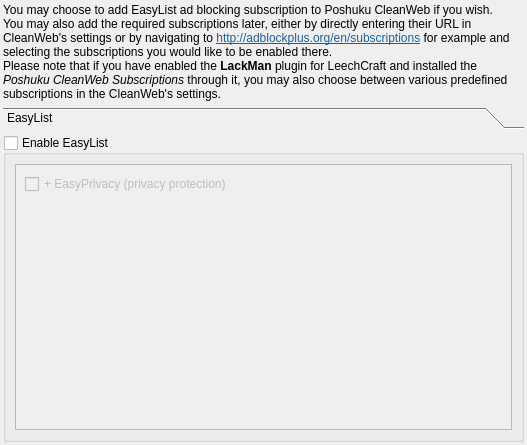
<?xml version="1.0" encoding="UTF-8"?>
<ui version="4.0">
 <class>StartupFirstPageWidget</class>
 <widget class="QWizardPage" name="StartupFirstPageWidget">
  <property name="geometry">
   <rect>
    <x>0</x>
    <y>0</y>
    <width>527</width>
    <height>445</height>
   </rect>
  </property>
  <property name="windowTitle">
   <string/>
  </property>
  <property name="title">
   <string>Select ad blocking lists</string>
  </property>
  <property name="subTitle">
   <string>Select ad blocking lists that you would like to add to the Poshuku CleanWeb plugin.</string>
  </property>
  <layout class="QVBoxLayout" name="verticalLayout">
   <property name="margin">
    <number>3</number>
   </property>
   <item>
    <widget class="QLabel" name="label">
     <property name="text">
      <string>&lt;!DOCTYPE HTML PUBLIC &quot;-//W3C//DTD HTML 4.0//EN&quot; &quot;http://www.w3.org/TR/REC-html40/strict.dtd&quot;&gt;
&lt;html&gt;&lt;head&gt;&lt;meta name=&quot;qrichtext&quot; content=&quot;1&quot; /&gt;&lt;style type=&quot;text/css&quot;&gt;
p, li { white-space: pre-wrap; }
&lt;/style&gt;&lt;/head&gt;&lt;body style=&quot; font-family:'DejaVu Sans'; font-size:9pt; font-weight:400; font-style:normal;&quot;&gt;
&lt;p style=&quot; margin-top:0px; margin-bottom:0px; margin-left:0px; margin-right:0px; -qt-block-indent:0; text-indent:0px;&quot;&gt;You may choose to add EasyList ad blocking subscription to Poshuku CleanWeb if you wish.&lt;/p&gt;
&lt;p style=&quot; margin-top:0px; margin-bottom:0px; margin-left:0px; margin-right:0px; -qt-block-indent:0; text-indent:0px;&quot;&gt;You may also add the required subscriptions later, either by directly entering their URL in CleanWeb's settings or by navigating to &lt;a href=&quot;http://adblockplus.org/en/subscriptions&quot;&gt;&lt;span style=&quot; text-decoration: underline; color:#1a619f;&quot;&gt;http://adblockplus.org/en/subscriptions&lt;/span&gt;&lt;/a&gt; for example and selecting the subscriptions you would like to be enabled there.&lt;/p&gt;
&lt;p style=&quot; margin-top:0px; margin-bottom:0px; margin-left:0px; margin-right:0px; -qt-block-indent:0; text-indent:0px;&quot;&gt;Please note that if you have enabled the &lt;span style=&quot; font-weight:600;&quot;&gt;LackMan &lt;/span&gt;plugin for LeechCraft and installed the &lt;span style=&quot; font-style:italic;&quot;&gt;Poshuku CleanWeb Subscriptions&lt;/span&gt; through it, you may also choose between various predefined subscriptions in the CleanWeb's settings.&lt;/p&gt;&lt;/body&gt;&lt;/html&gt;</string>
     </property>
     <property name="wordWrap">
      <bool>true</bool>
     </property>
    </widget>
   </item>
   <item>
    <widget class="QToolBox" name="toolBox">
     <property name="currentIndex">
      <number>0</number>
     </property>
     <widget class="QWidget" name="EasyListPage_">
      <property name="geometry">
       <rect>
        <x>0</x>
        <y>0</y>
        <width>521</width>
        <height>277</height>
       </rect>
      </property>
      <attribute name="label">
       <string>EasyList</string>
      </attribute>
      <layout class="QVBoxLayout" name="verticalLayout_2">
       <property name="margin">
        <number>0</number>
       </property>
       <item>
        <widget class="QGroupBox" name="EasyList_">
         <property name="title">
          <string>Enable EasyList</string>
         </property>
         <property name="checkable">
          <bool>true</bool>
         </property>
         <property name="checked">
          <bool>false</bool>
         </property>
         <property name="ListURL" stdset="0">
          <url>
           <string>abp:subscribe?location=https%3A%2F%2Feasylist%2Ddownloads%2Eadblockplus%2Eorg%2Feasylist%2Etxt&amp;title=EasyList</string>
          </url>
         </property>
         <layout class="QVBoxLayout" name="verticalLayout_3">
          <item>
           <widget class="QScrollArea" name="scrollArea">
            <property name="widgetResizable">
             <bool>true</bool>
            </property>
            <widget class="QWidget" name="scrollAreaWidgetContents">
             <property name="geometry">
              <rect>
               <x>0</x>
               <y>0</y>
               <width>501</width>
               <height>235</height>
              </rect>
             </property>
             <layout class="QVBoxLayout" name="verticalLayout_4">
              <item>
               <widget class="QCheckBox" name="checkBox_8">
                <property name="text">
                 <string>+ EasyPrivacy (privacy protection)</string>
                </property>
                <property name="ListURL" stdset="0">
                 <url>
                  <string>abp:subscribe?location=https%3A%2F%2Feasylist%2Ddownloads%2Eadblockplus%2Eorg%2Feasyprivacy%2Etxt&amp;title=EasyPrivacy&amp;requiresLocation=https%3A%2F%2Feasylist%2Ddownloads%2Eadblockplus%2Eorg%2Feasylist%2Etxt&amp;requiresTitle=EasyList</string>
                 </url>
                </property>
               </widget>
              </item>
              <item>
               <spacer name="verticalSpacer">
                <property name="orientation">
                 <enum>Qt::Vertical</enum>
                </property>
                <property name="sizeHint" stdset="0">
                 <size>
                  <width>20</width>
                  <height>40</height>
                 </size>
                </property>
               </spacer>
              </item>
             </layout>
            </widget>
           </widget>
          </item>
         </layout>
        </widget>
       </item>
      </layout>
     </widget>
    </widget>
   </item>
  </layout>
 </widget>
 <resources/>
 <connections/>
</ui>
